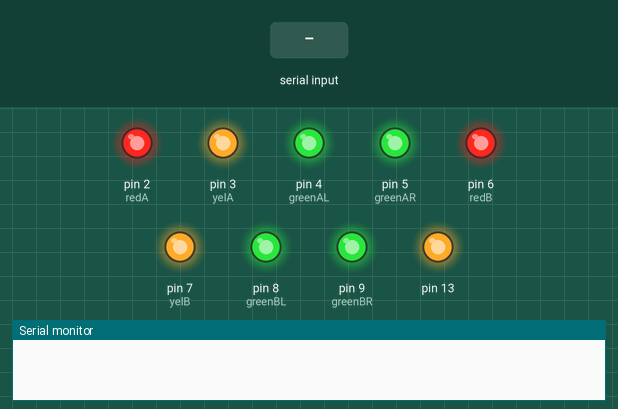
Simulated run of this sketch. Board: Arduino Uno, built with avr-gcc and run on an emulated ATmega328P. Parts: output pins drawn as LEDs (lit = HIGH), the last lines printed to the serial monitor. The inputs (shaded band) are chosen by the test bench.

Above: at 1.2 s.
1.3 s: "90,45\n" received over Serial
At 3.6 s:
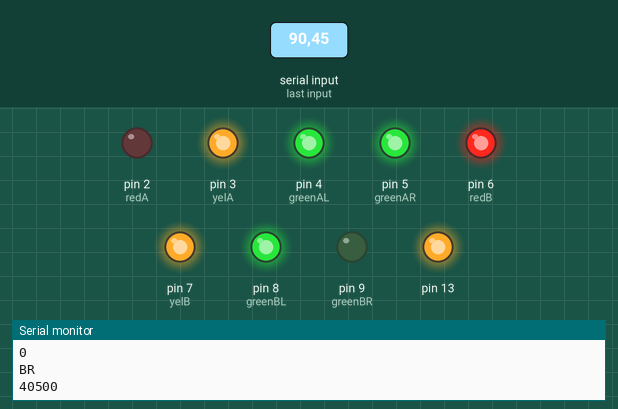
At 44.1 s:
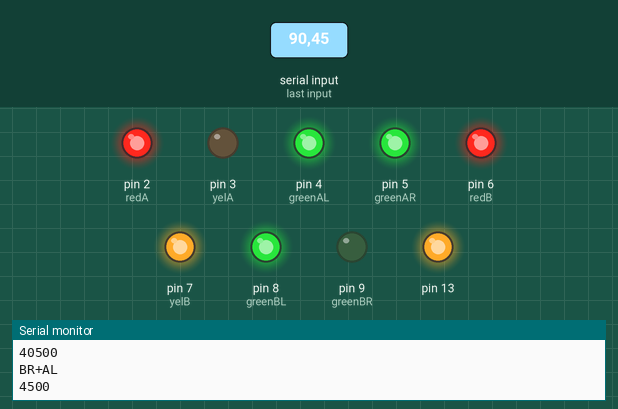
Timing chart, 0 to 48.8 s (numbered marks = the images above; inputs shaded):
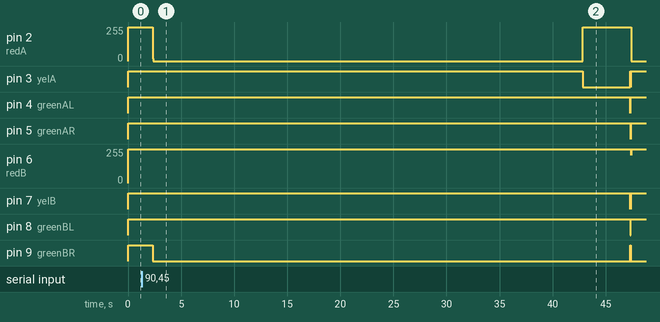

The sketch:

trafic_arduino.ino
```cpp
#define redA 2
#define yelA 3
#define greenAL 4
#define greenAR 5

#define redB 6
#define yelB 7
#define greenBL 8
#define greenBR 9


enum Road{AL,AR,BL,BR};
void setup() {
  // put your setup code here, to run once:
Serial.begin(9600);
pinMode(13,OUTPUT);

pinMode(redA,OUTPUT);
pinMode(yelA,OUTPUT);
pinMode(greenAL,OUTPUT);
pinMode(greenAR,OUTPUT);

pinMode(redB,OUTPUT);
pinMode(yelB,OUTPUT);
pinMode(greenBL,OUTPUT);
pinMode(greenBR,OUTPUT);
offAllLight();
  digitalWrite(13,HIGH);
}

void loop() {
//   put your main code here, to run repeatedly:
  String val;
  long rvalue;
  unsigned int a,b,c,d,e;
  while(!Serial.available());
//  if(Serial.available()){

     val=Serial.readStringUntil('\n');
      Serial.println(val);
      delay(1000);
//  }

  while(!Serial.available()){

//  else{
//    val="6025252525";
//  }

    if(val!="stop"){

//    String ct=val.substring(0,val.length()-8);

    String ds=val.substring(val.length()-2);
    String cs=val.substring(val.length()-4,val.length()-2);
    String bs=val.substring(val.length()-6,val.length()-4);
    String as=val.substring(val.length()-8,val.length()-6);

    e=100;
    a = as.toInt();
    b = bs.toInt();
    c = cs.toInt();
    d = ds.toInt();

    Serial.println(a);
    Serial.println(b);
    Serial.println(c);
    Serial.println(d);
    Serial.println(e);

    openRoad(AL);
    test("AL");
    Serial.println(e*a*9);
              delay(e*a*9);
    alertRoad(BL);
    test("AL+BL");
    Serial.println(e*a*1);
              delay(e*a*1);

    openRoad(BL);
    test("BL");
    Serial.println(e*b*9);
              delay(e*b*9);
    alertRoad(AR);
    test("BL+AR");
    Serial.println(e*b*1);
              delay(e*b*1);

    openRoad(AR);
    test("AR");
    Serial.println(e*c*9);
              delay(e*c*9);
    alertRoad(BR);
    test("AR+BR");
    Serial.println(e*c*1);
              delay(e*c*1);

    openRoad(BR);
    test("BR");
    Serial.println(e*d*9);
              delay(e*d*9);
    alertRoad(AL);
    test("BR+AL");
    Serial.println(e*d*1);
              delay(e*d*1);
    }else{
      closeAllRoad();
    }

  Serial.println("****************END**********************");
//  delay(10000000);

  }


}

void test(String a){

  Serial.println(a);

  }


void openRoad(Road r){
  closeAllRoad();
  switch(r){
      case AL:
      digitalWrite(redA,HIGH);
      digitalWrite(greenAL,LOW);
      break;
      case AR:
      digitalWrite(redA,HIGH);
      digitalWrite(greenAR,LOW);
      break;
      case BL:
      digitalWrite(redB,HIGH);
      digitalWrite(greenBL,LOW);
      break;
      case BR:
      digitalWrite(redB,HIGH);
      digitalWrite(greenBR,LOW);
      break;


    }


  }

void closeAllRoad(){
  digitalWrite(redA,LOW);
  digitalWrite(yelA,HIGH);
  digitalWrite(greenAL,HIGH);
  digitalWrite(greenAR,HIGH);

  digitalWrite(redB,LOW);
  digitalWrite(yelB,HIGH);
  digitalWrite(greenBL,HIGH);
  digitalWrite(greenBR,HIGH);

  }

void offAllLight(){
  digitalWrite(redA,HIGH);
  digitalWrite(yelA,HIGH);
  digitalWrite(greenAL,HIGH);
  digitalWrite(greenAR,HIGH);

  digitalWrite(redB,HIGH);
  digitalWrite(yelB,HIGH);
  digitalWrite(greenBL,HIGH);
  digitalWrite(greenBR,HIGH);

  }

void alertRoad(Road r){

switch(r){
  case AL:
  r=AR;
  case AR:
  digitalWrite(redA,HIGH);
  digitalWrite(yelA,LOW);
  digitalWrite(greenAL,HIGH);
  digitalWrite(greenAR,HIGH);
  break;
  case BL:
  r=BR;
  case BR:
  digitalWrite(redB,HIGH);
  digitalWrite(yelB,LOW);
  digitalWrite(greenBL,HIGH);
  digitalWrite(greenBR,HIGH);
  break;


  }


  }
```

Measured:
- after the input at 1.3 s, pin 2 (redA): 255/255 → 0/255 after 1.0 s, → 255/255 40.5 s later, → 0/255 4.6 s later; pin 3 (yelA): HIGH → LOW after 41.5 s, → HIGH 4.5 s later, → LOW 0.02 s later, → HIGH 0.01 s later
